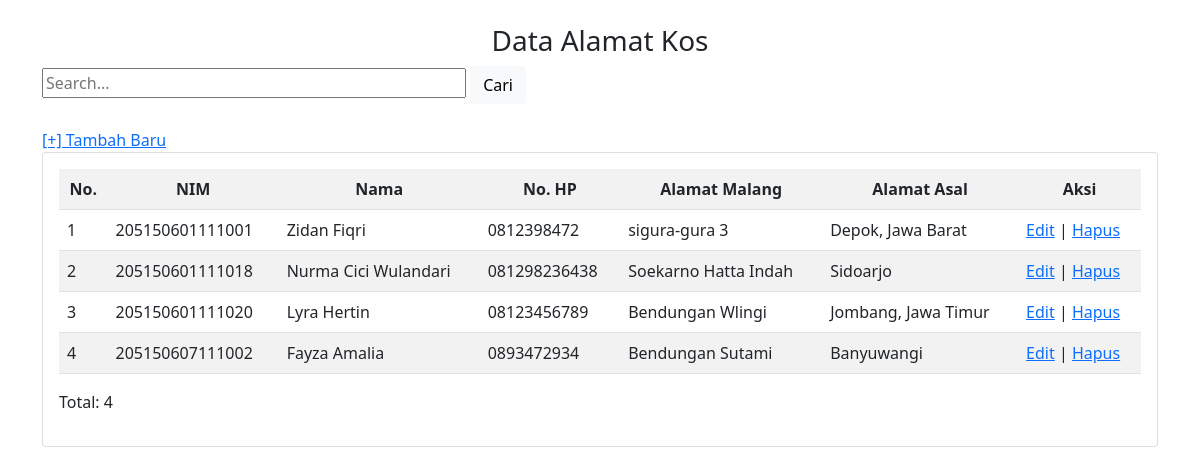
The app's page /read.php with its own data.
### tables this page shows
CREATE TABLE `dataalamat` (
  `nim` varchar(20) NOT NULL,
  `nama` varchar(255) NOT NULL,
  `no_hp` varchar(50) NOT NULL,
  `alamat_malang` varchar(500) NOT NULL,
  `alamat_asal` varchar(500) NOT NULL
);

### read.php (the view, shortened to what this page needs)
<?php
include("config.php");
$query = "SELECT * FROM dataalamat";
$result = mysqli_query($db, $query);
$num = mysqli_num_rows($result);
?>
<!DOCTYPE html>
<html>
<head>
	<link href="https://cdn.jsdelivr.net/npm/bootstrap@5.1.1/dist/css/bootstrap.min.css" rel="stylesheet">
</head>
<body>
<div class="container">
	<div class="row">
		<div class="col">
			<div class="container">
				<div class="row mt-4 text-center">
					<div class="col">
						<h3>Data Alamat Kos</h3>
					</div>
				</div>
			</div>
			<form action="" method="post">
				<input type="text" name="keyword" size="40" autofocus placeholder="Search..." autocomplete="off" id="keyword">
				<button type="submit" name="cari" id="tombol-cari" class="btn btn-light">Cari</button>
				<br><br>
			</form>
		</div>
	</div>
</div>
<div class="container">
<nav>
        <a href="form-create.php">[+] Tambah Baru</a>
    </nav>
	<div class="card">
	<div class="card-body" id="container">
		<table class="table table-striped">
        <tr align="center">
            <th>No.</th>
            <th>NIM</th>
            <th>Nama</th>
            <th>No. HP</th>
            <th>Alamat Malang</th>
            <th>Alamat Asal</th>
            <th>Aksi</th>
		</tr>
        <?php
        if($num > 0)
        {
            $no = 1;
            while($mahasiswa = mysqli_fetch_assoc($result))
            {
                echo "<tr>";
                echo "<td>".$no ."</td>";
                echo "<td>".$mahasiswa['nim']."</td>";
                echo "<td>".$mahasiswa['nama']."</td>";
                echo "<td>".$mahasiswa['no_hp']."</td>";
                echo "<td>".$mahasiswa['alamat_malang']."</td>";
                echo "<td>".$mahasiswa['alamat_asal']."</td>";
                echo "<td>";
                echo "<a href='form-edit.php?nim=".$mahasiswa['nim']."'>Edit</a> | ";
                echo "<a href='hapus.php?nim=".$mahasiswa['nim']."'>Hapus</a>";
                echo "</td>";
                echo "</tr>";
                $no++;
            }
        }else{
            echo "<td colspan='3'>Tidak ada data</td>";
        }
        ?>
    </table>
    <p>Total: <?php echo mysqli_num_rows($result) ?></p>
    </body>
</html>

### records on screen
dataalamat: nim "205150601111001", nama "Zidan Fiqri", no_hp "0812398472", alamat_malang "sigura-gura 3", alamat_asal "Depok, Jawa Barat"
dataalamat: nim "205150601111018", nama "Nurma Cici Wulandari", no_hp "081298236438", alamat_malang "Soekarno Hatta Indah", alamat_asal "Sidoarjo"
dataalamat: nim "205150601111020", nama "Lyra Hertin", no_hp "08123456789", alamat_malang "Bendungan Wlingi", alamat_asal "Jombang, Jawa Timur"
dataalamat: nim "205150607111002", nama "Fayza Amalia", no_hp "0893472934", alamat_malang "Bendungan Sutami", alamat_asal "Banyuwangi"

### other values on screen
mysqli_num_rows($result) "4"
